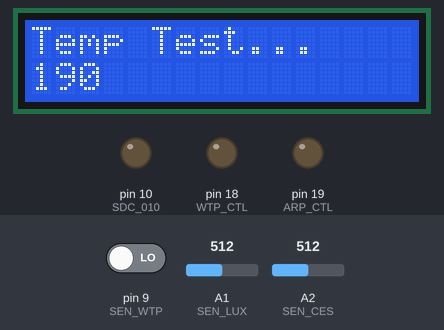
A sketch run on a simulated Arduino Uno, built with avr-gcc and run on an emulated ATmega328P. Parts: 16×2 character LCD, output pins drawn as LEDs (lit = HIGH). The test bench sets the inputs (shaded band); at power-on: pin 9 (SEN_WTP) LOW, A1 (SEN_LUX) = 512, A2 (SEN_CES) = 512. Storage starts empty; what the sketch prints to the serial monitor is not drawn.

Above: at 3.2 s.
At 4.3 s:
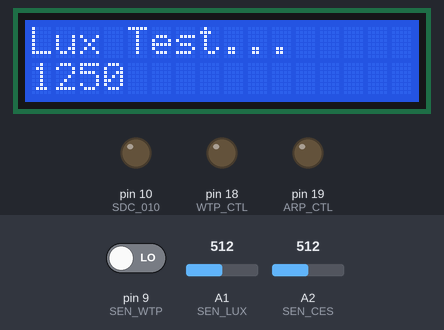
At 7.4 s:
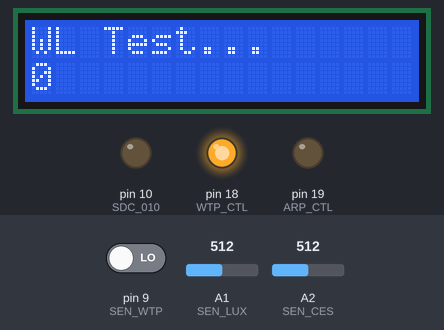
At 12.4 s:
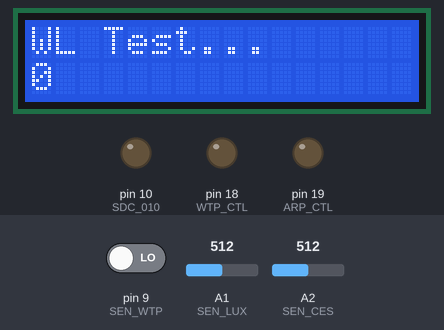
Timing chart, 0 to 13.9 s (numbered marks = the images above):
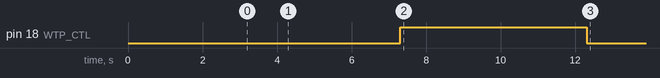

Measured:
- what the display in image 0 shows lasts 1.0 s, from 3.2 s to 4.2 s

The sketch:

GOEFirmware.ino
```cpp
/*
 * Input/Output files
 * INPUT1 : Nurture Condition File(config.txt)
 *          Setting file for the Plant Device
 * INPUT2 : Communication Setting File(comm.txt)
 * OUTPUT1: Record File(record.txt)
 * OUTPUT2: Error Log(errlog.txt)
 *
 * Device Censor
 * 1. Tempurture(LM61CIZ)
 *    {AI2-Vout}
 * 2. Lux(S9648-100)
 *    {AI1-Anode}
 * 3. Water Level(2SC1815)
 *    {DO9-Correcta}
 *
 * Device
 * 1. LED
 *    {D17(A3)}
 * 2. WATER PUMP
 *    {D18(A4)}
 * 3. AIR PUMP
 *    {D19(A5)}
 * 4. FAN
 * 5. LCD(SD1602HULD)
 *    {DO2-DB7, DO3-DB6, DO4-DB5, DO5-DB4, DO7-E, DO8-RS}
 * 6. SD Card
 *    {DO6-DAT2, DO11-CMD, DO13-CLK, DO12-DAT0}
 */

// include the library code
#include <Arduino.h>
#include <LiquidCrystal.h>
//#include <MsTimer2.h>         //Timer
#include <SD.h>
#include <ctype.h>
#include "goetypes.h"


//FILE I/O
#define FILE_IN_CONFIG "config.txt"
#define FILE_IN_COMM "comm.txt"
#define FILE_OUT_RECORD "record.txt"
#define FILE_OUT_ERRLOG "errlog.txt"


//Arduino Pin Setting
//Digital Pins Map
const int HLD_001 = 0;   //DO0(HOLD)
const int HLD_002 = 1;   //DO1(HOLD)
const int LCD_DB7 = 2;   //DO2(LCD用)
const int LCD_DB6 = 3;   //DO3(LCD用)
const int SDC_DT2 = 4;   //DO4(SCCard) *CABLE SELECT PIN
const int LCD_DB4 = 5;   //DO5(LCD用)
const int LCD_DB5 = 6;   //DO6(LCD用)
const int LCD_EBL = 7;   //DO7(LCD用)
const int LCD_RS_ = 8;   //DO8(LCD用)
const int SEN_WTP = 9;   //DO9(Water Level Censor)
const int SDC_010 = 10;  //DO10(SDCard用) * Hold for SD Card -> CHIPSELECT
const int SDC_CMD = 11;  //DO11(SCCard用)
const int SDC_DT0 = 12;  //DO12(SCCard用)
const int SDC_CLK = 13;  //DO13(SCCard用)
const int LED_CTL = 17;  //LED(Analog->Digital)
const int WTP_CTL = 18;  //Water Pump(Analog->Digital)
const int ARP_CTL = 19;  //Airation(Analog->Digital)
//Analog Pins Map
const int SEN_LUX = 1;  //A01(Lux Censor)
const int SEN_CES = 2;  //A02(Tempurture Censor)


struct CONTROLCONFIG CC;
struct RECORD REC = {0,0,0,0};

//Initialize LCD
LiquidCrystal lcd(LCD_RS_, LCD_EBL, LCD_DB4,
                  LCD_DB5, LCD_DB6, LCD_DB7);

/*
 * Initialization
 */
void setup() {

	//Init SmartPlant
	boolean ret = initializeSmartPlant();
	if (!ret) {
		raiseError();
		return;
	}

	//Sett Config file
	setControlConfig();
	delay(1000);
	CC = getControlConfig();
	delay(1000);

	int x = 0;
	do {
		circuitChecker();
		x++;
	} while (x > 1000);

}

void loop() {

    return;

	int n = 0;
	do {
		if (directController() != 0) {
			raiseError();
		} else {
			break;
		}
		n++;
	} while (n < 3);

	//Start Control
	if (!stateChecker(&REC)) {
		stopPlant();
		raiseError();
		return;
	}

	addRecord(&REC);

	delay(CC.measinterval);
}

/*
 * Measure and Activate Device
 */
boolean stateChecker(struct RECORD *Rec) {

	Rec->run_t = millis();
	Rec->ces = readCes();
	Rec->lux = readLux();
	Rec->wlv = readWlv();

	if (Rec->ces < 0 || Rec->ces > 45) {
		return false;
	}

	if (Rec->lux < 0 || Rec->wlv < 0) {
		return false;
	}

	ledActivator(Rec->lux);
	wtpActivator(Rec->wlv);
	arpActivator(Rec->wlv);

	return true;
}

void circuitChecker() {

  Serial.print("Temparture Testing...: ");
  Serial.print(readCes());
  Serial.print("\n");
  lcdController("Temp Test...", String(readCes()));
  delay(1000);

  Serial.print("Lux Testing...: ");
  Serial.print(readLux());
  Serial.print("\n");
  lcdController("Lux Test...", String(readLux()));
  delay(1000);

  Serial.print("Water Level Testing...: ");
  Serial.print(readWlv());
  Serial.print("\n");
  lcdController("WL Test...", String(readWlv()));
  delay(1000);

  Serial.print("CC.ces_thd...: ");
  Serial.print(CC.ces_thd);
  Serial.print("\n");
  delay(1000);


//	ledActivator(readLux());
	wtpActivator(readWlv());
	arpActivator(readWlv());


}

void lcdController(String title, String value){
  // set the cursor to column 0, line 1
  lcd.begin(16, 2);
  lcd.print(title);

//  lcd.setCursor(0, 2);
  lcd.setCursor(0, 1);
  lcd.print(value);
}

/*
 * Smart Plantの初期化
 */
boolean initializeSmartPlant() {

  	Serial.begin(9600);

	lcd.begin(16, 2);

	pinMode(SEN_WTP, INPUT);    //Water Censor
	pinMode(WTP_CTL, OUTPUT);   //Water Pump(DO18)
	pinMode(ARP_CTL, OUTPUT);   //Airation(DO19)
/*
	pinMode(LED_CTL, OUTPUT);   //LEDの(DO17)
*/
	//Initialize SD Card
	pinMode(SDC_010, OUTPUT);
	Serial.print("SD read/write start....\n");
	if (!SD.begin(SDC_DT2)) {
		Serial.print("Failed: SD.begin()\n");
		return false;
	}
	Serial.println("Card is Initialized.");

	delay(1000);
	return true;
}

/*
 * getControlConfig
 */
CONTROLCONFIG getControlConfig() {
	CONTROLCONFIG cc;
	File f = SD.open(FILE_IN_CONFIG, FILE_READ);
	char charcter;
	String value = "";
	int num[9] = {0,0,0,0,0,0,0,0,0};
	int n = 0;

	Serial.print("start:getControlConfig..\n");
	while (f.available()) {
		charcter = f.read();
		if(isdigit(charcter)){
			value.concat(charcter);
		}else if(charcter == ','){
			num[n] = convertToInt(value);
			value = "";
			n++;
		}else if(charcter == '\n'){
			break;
		}
	};
	f.close();
	Serial.print("end:\n");

	cc.ces_dev = num[0];       //温度偏差 ex) ±5%
	cc.ces_thd = num[1];       //温度しきい値 threshold
	cc.lux_thd = num[2];       //照度しきい値
	cc.led_stat = num[3];      //消灯開始時間
	cc.lec_fins = num[4];      //消灯終了時間
	cc.pumping_t = num[5];     //水位低下時のポンプ起動時間
	cc.measinterval = num[6];  //計測用時間間隔
	cc.dictinterval = num[7];  //通信用時間間隔
	cc.recdinterval = num[8];  //記録用時間間隔

	Serial.print("ces: ");
	Serial.print(cc.ces_thd);
	Serial.print("\n");

	return cc;
}


/*
 * getControlConfig
 */
boolean setControlConfig() {
	String str = "";
	str += String("5") + ",";
	str += String("25") + ",";
	str += String("100") + ",";
	str += String("2300") + ",";
	str += String("0700") + ",";
	str += String("5000") + ",";
	str += String("1000") + ",";
	str += String("1000") + ",";
	str += String("1000") + "\n";
/*
  int ces_dev;       //温度偏差 ex) ±5%
  int ces_thd;       //温度しきい値 threshold
  int lux_thd;       //照度しきい値
  int led_stat;      //消灯開始時間
  int lec_fins;      //消灯終了時間
  int pumping_t;     //水位低下時のポンプ起動時間
  int measinterval;  //計測用時間間隔
  int dictinterval;  //通信用時間間隔
  int recdinterval;  //記録用時間間隔
*/
	Serial.print("Start: setControlConfig...\n");

	if (SD.exists(FILE_IN_CONFIG)){
		Serial.print("file is removed...\n");
		SD.remove(FILE_IN_CONFIG);
	}

	File f = SD.open(FILE_IN_CONFIG, FILE_WRITE);
	if (f == false) {
		Serial.print("false:setconfig\n");
		return false;
	}
	Serial.print(str);
	f.print(str);
	Serial.print("End\n");

	f.close();
	return true;
}


/*
 * Log Error
 */
boolean raiseError() {
	return true;
}

int convertToInt(String value){
	char charBuf[value.length()+1];
	value.toCharArray(charBuf, value.length()+1);
	return atoi(charBuf);
}

/*
 * Record Measurement Value
 */
boolean addRecord(struct RECORD *Rec ){
	String str = "";
	str += String(Rec->run_t) + ",";
	str += String(Rec->ces) + ",";
	str += String(Rec->lux) + ",";
	str += String(Rec->wlv) + "\n";
	File f = SD.open(FILE_OUT_RECORD, FILE_WRITE);
	if (f == false) {
		return false;
	}
	f.print(str);
	f.close();
	return true;
}


/*
 * Stop Plant
 */
void stopPlant() {
	digitalWrite(LED_CTL, LOW);
	digitalWrite(WTP_CTL, LOW);
	digitalWrite(ARP_CTL, LOW);
}

/*
 * Direct Contorol for Smart Plant
 */
boolean deviceindicater() {
	return true;
}

/*
 * Measure Tempurture
 */
int readCes() {
	int ans, ces, tvl;
	ans = analogRead(SEN_CES);            //Read Value from Analog Pin 0
	tvl = map(ans, 0, 1023, 0, 5000);     //Convert value considering Voltage
	ces = map(tvl, 300, 1600, -30, 100);  //Convert Vol to Tempurture
	return ces;
}

/*
 * Lux
 */
int readLux() {
	int ans;
	float lux, vlt, micamp;
	ans = analogRead(SEN_LUX);
	vlt = ((long)ans * 5000) / 1024;
	micamp = (vlt * 1000) / 1000;
	lux = micamp / (290/100);
	return lux;
}

/*
 * Read Water Level, Return the Value
 */
int readWlv() {
	return digitalRead(SEN_WTP);
}

/*
 * Direct Control for Smart Plant
 */
int directController(){
	//Read Direction Controller File
	int di; //= deviceindicator();
	switch (di) {
        /*
		case 1: dosomething; break;
		case 2: dosomething; break;
		default:
        */
	};
	return 0;
}

void dosomething(){

}

/*
 * Activate/Stop LED
 */
void ledActivator(int lux) {
	if (lux < CC.lux_thd) {
		digitalWrite(LED_CTL, HIGH);
	} else {
		digitalWrite(LED_CTL, LOW);
	}
}

/*
 * Activate/Stop WaterPump
 */
void wtpActivator(int waterlevel) {
	if (waterlevel == LOW) {
  		digitalWrite(WTP_CTL, HIGH);
		delay(5000);
		digitalWrite(WTP_CTL, LOW);
	}
}

/*
 * Activate/Stop Airation
 */
void arpActivator(int waterlevel) {
	if (waterlevel == HIGH) {
		digitalWrite(ARP_CTL, HIGH);
	} else {
		digitalWrite(ARP_CTL, LOW);
	}
}
```

goetypes.h
```cpp
#include <Arduino.h>

struct CONTROLCONFIG {
  int ces_dev;       //温度偏差 ex) ±5%
  int ces_thd;       //温度しきい値 threshold
  int lux_thd;       //照度しきい値
  int led_stat;      //消灯開始時間
  int lec_fins;      //消灯終了時間
  int pumping_t;     //水位低下時のポンプ起動時間
  int measinterval;  //計測用時間間隔
  int dictinterval;  //通信用時間間隔
  int recdinterval;  //記録用時間間隔
};

//計測データ記録用構造体
struct RECORD {
  unsigned long run_t;  //時間(SPが起動してからの時間)
//  unsigned led_t;     //LED起動時間
//  unsigned aro_t;     //エアレーション起動時間
//  unsigned wtp_t;     //ポンプ起動時間
  int ces;              //温度(celisius)
  int lux;              //照度
  int wlv;              //水位レベル
};
```
